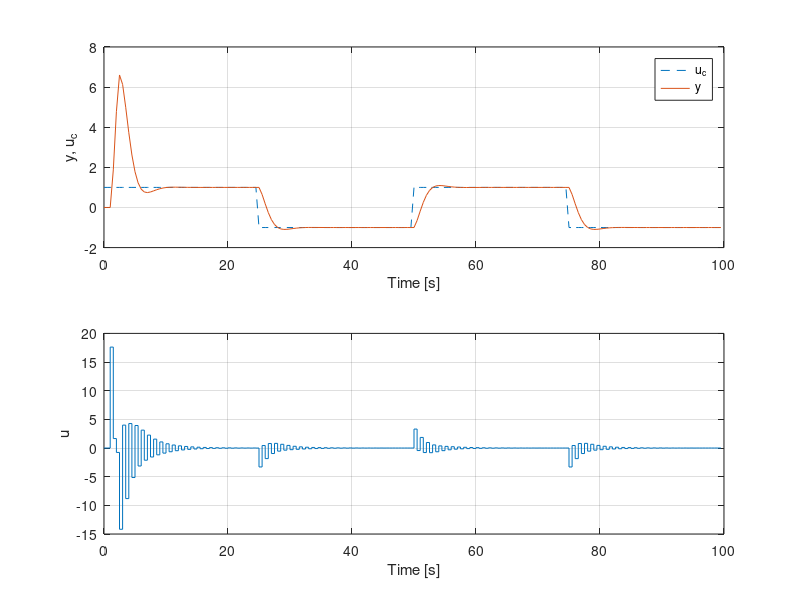

Reproduce this figure in MATLAB.
clear; clc;
%% Bitki ve model katsayıları
Ts   = 0.5;
a1   = -1.6065;  a2   = 0.6065;
b0   =  0.1065;  b1   = 0.0902;

am1  = -1.3205;  am2  = 0.4966;
t0   = 1 + am1 + am2;     % 0.1761

%% Simülasyon ayarları
N     = 200;              % 100 saniye / 0.5 s
u     = zeros(1,N);  y  = zeros(1,N);
uf    = zeros(1,N); yf = zeros(1,N);
theta = zeros(4,1);       % [r0 r1 s0 s1]'
P     = 1e4*eye(4);       % RLS kovaryans
lam   = 0.995;            % Unutma faktörü

%% Referans işareti uc (Şekil 3.10 ile aynı)
uc = zeros(1,N);
uc( 1:50)  =  1;
uc(51:100)  = -1;
uc(101:150)  = 1;
uc(151:200) =  -1;

%% Ana döngü
for k = 3:N-1           % k==t/Ts
    % --- Prefiltre ---
    uf(k) = u(k-1) - am1*uf(k-1) - am2*uf(k-2);
    yf(k) = y(k-1) - am1*yf(k-1) - am2*yf(k-2);

    % --- Regresyon vektörü ---
    phi = [uf(k) uf(k-1) yf(k) yf(k-1)]';

    % --- RLS güncellemesi ---
    K   = P*phi/(lam + phi'*P*phi);
    eps = y(k) - phi'*theta;
    theta = theta + K*eps;
    P = (P - K*phi'*P)/lam;

    % --- Kontrol yasası ---
    r0 = max(theta(1),  1e-2);   % r0 ≠ 0 garanti
    r1 = theta(2);  s0 = theta(3);  s1 = theta(4);

    u(k) = ( t0*uc(k) - s0*y(k) - s1*y(k-1) - r1*u(k-1) ) / r0;

    % --- Bitki dinamiği ---
    y(k+1) = -a1*y(k) - a2*y(k-1) + b0*u(k) + b1*u(k-1);
end

%% Grafik
figure(2)
t = (0:N-1)*Ts;
subplot(2,1,1), plot(t, uc, '--', t, y), xlabel('Time [s]'), ylabel('y, u_c')
legend('u_c', 'y'), grid on
subplot(2,1,2), stairs(t, u), xlabel('Time [s]'), ylabel('u'), grid on
